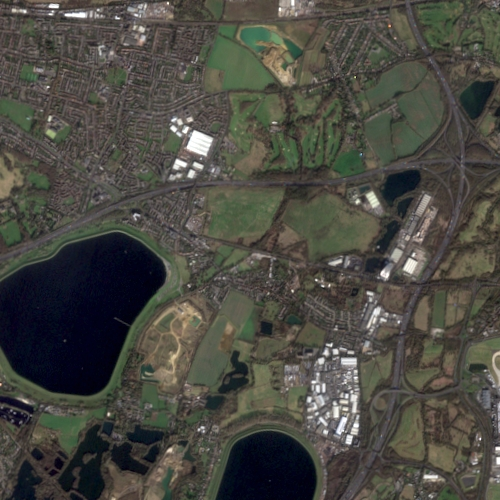
#> input picture Viridien/Data/DSM_TQ0075_P_12757_20230109_20230315.png, 500 x 500 px, given in place of DSM_TQ0075_P_12757_20230109_20230315.tif, which was not available
$ python improve_accuracy.py
#> lines starting #> are read from the running program, lines starting #| are printed output that depends on the picture; pictures that were not available may be replaced by others from this repository, and a replacement may not be noted
import math

import cv2
import numpy as np

from PIL import Image

image_tif = Image.open('images/DSM_TQ0075_P_12757_20230109_20230315.tif')
#> image_tif is the input picture: PIL image 500x500 RGB; mean R, G, B 74.6, 73.8, 66.6

image_rgb = image_tif.convert('RGB')

image_rgb.save('images/image_converted.png')

image_rgb.save('images/image_converted.jpg')

def check_uv_difference(UV1, UV2, threshold=0.1):
    distance = math.sqrt((UV2[0] - UV1[0]) ** 2 + (UV2[1] - UV1[1]) ** 2)

    if distance > threshold:
        print(distance)
        return True
    else:
        return False

image_Y = cv2.imread('images/y_channel.png')
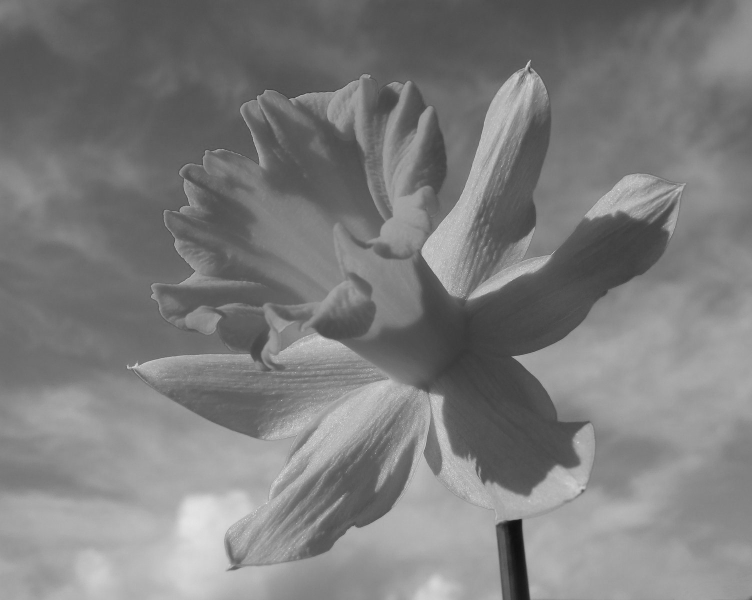
#> input picture src/module_name/images/y_channel.png, 1504 x 1200 px (shown at 1/2 size)
#> image_Y is the input picture: shape (1200, 1504, 3); min 14, max 240, mean 124.9
image_UV = cv2.imread('images/high-res.jpg')
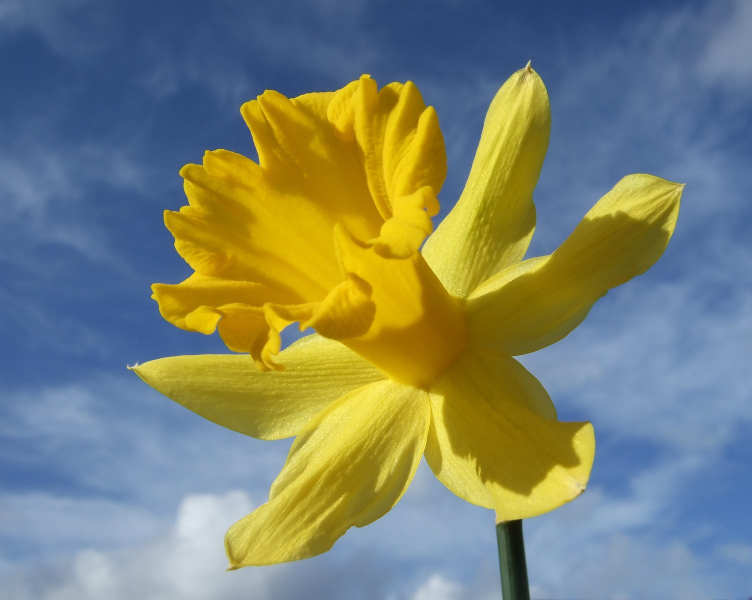
#> input picture src/module_name/images/high-res.jpg, 1504 x 1200 px (shown at 1/2 size)
#> image_UV is the input picture: shape (1200, 1504, 3); mean B, G, R 113.2, 131.1, 123.3

image_Y = cv2.cvtColor(image_Y, cv2.COLOR_RGB2YUV)
#> image_Y: shape (1200, 1504, 3); mean of channels 0, 1, 2 124.9, 128, 128
image_UV = cv2.cvtColor(image_UV, cv2.COLOR_RGB2YUV)
#> image_UV: shape (1200, 1504, 3); mean of channels 0, 1, 2 124.9, 127.2, 117.8

y_channel = image_Y[:, :, 0]
u_channel = image_UV[:, :, 1]
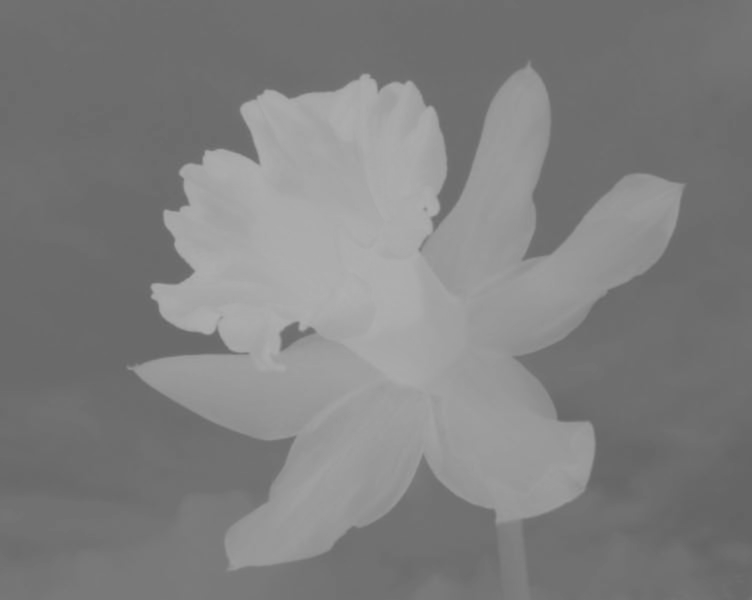
#> u_channel: shape (1200, 1504) (shown at 1/2 size); min 99, max 178, mean 127.2
v_channel = image_UV[:, :, 2]
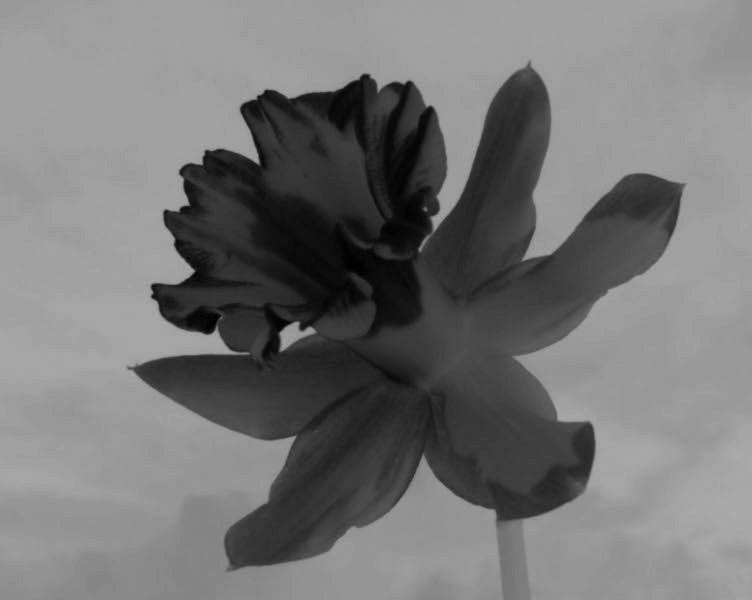
#> v_channel: shape (1200, 1504) (shown at 1/2 size); min 0, max 174, mean 117.8

uv_channel_3d = cv2.merge([y_channel, u_channel, v_channel])


image_rgb = cv2.cvtColor(uv_channel_3d, cv2.COLOR_YUV2RGB)

window_width = 800
window_height = 600
height, width = image_rgb.shape[:2]
#> height = 1200; width = 1504
scale_factor = min(window_width / width, window_height / height)
#> scale_factor = 0.5
new_width = int(width * scale_factor)
#> new_width = 752
new_height = int(height * scale_factor)
#> new_height = 600

resized_image = cv2.resize(image_rgb, (new_width, new_height))

cv2.imwrite('images/image_rgb.jpg', image_rgb)

cv2.imwrite('images/resized.jpg', resized_image)


cv2.waitKey(0)
cv2.destroyAllWindows()

image = cv2.imread('images/image_rgb.jpg', 0)  # Read as grayscale
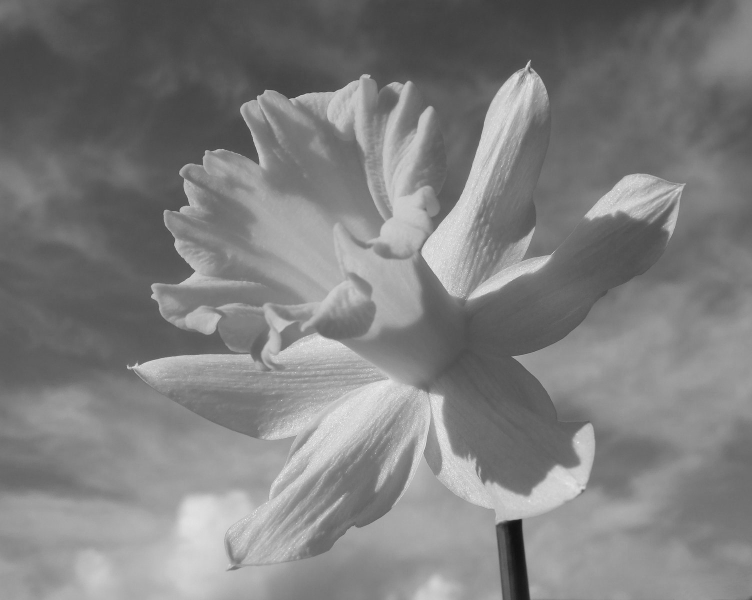
#> image: shape (1200, 1504) (shown at 1/2 size); min 15, max 252, mean 126.7


kernel = np.ones((5,5), np.uint8)


image = cv2.imread('images/image_rgb.jpg')
#> image: shape (1200, 1504, 3)

smoothed_image = cv2.bilateralFilter(image, 9, 75, 75)
cv2.imshow('Bilateral Filter', smoothed_image)

cv2.imwrite('images/bilateral_smoothed_image.jpg', smoothed_image)


image_Y = cv2.imread('images/y_channel.png')
image_UV = cv2.imread('images/bilateral_smoothed_image.jpg')

image_Y = cv2.cvtColor(image_Y, cv2.COLOR_RGB2YUV)
image_UV = cv2.cvtColor(image_UV, cv2.COLOR_BGR2YUV)
#> image_UV: shape (1200, 1504, 3); mean of channels 0, 1, 2 126.7, 121.5, 124.8

y_channel = image_Y[:, :, 0]
u_channel = image_UV[:, :, 1]
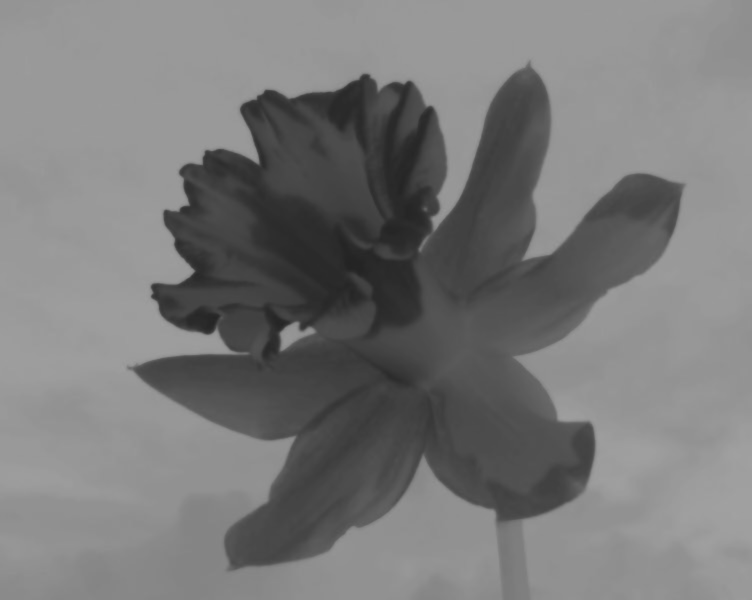
#> u_channel: shape (1200, 1504) (shown at 1/2 size); min 35, max 161, mean 121.5
v_channel = image_UV[:, :, 2]

uv_channel_3d = cv2.merge([y_channel, u_channel, v_channel])
#> uv_channel_3d: shape (1200, 1504, 3); mean of channels 0, 1, 2 124.9, 121.5, 124.8

image_rgb = cv2.cvtColor(uv_channel_3d, cv2.COLOR_YUV2BGR)
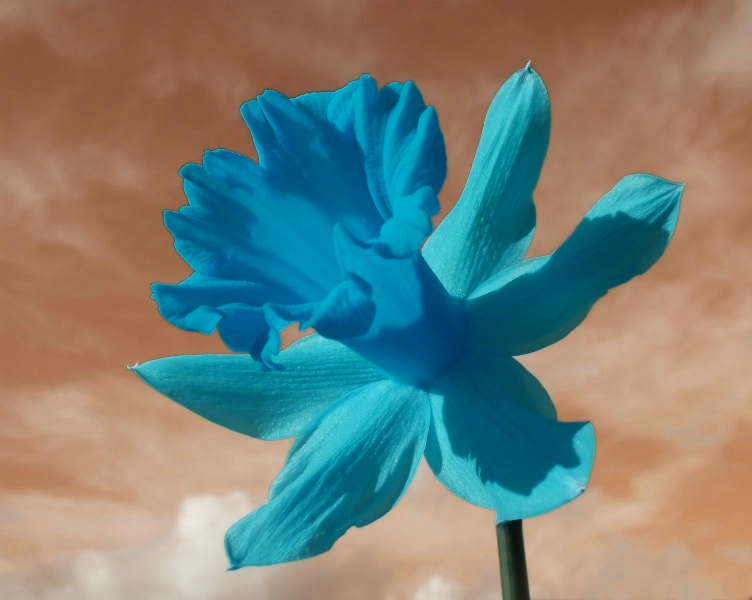
#> image_rgb: shape (1200, 1504, 3) (shown at 1/2 size); mean R, G, B 117.3, 129.3, 121.2

cv2.imshow('Y Channel', image_rgb)

cv2.waitKey(0)
cv2.destroyAllWindows()
